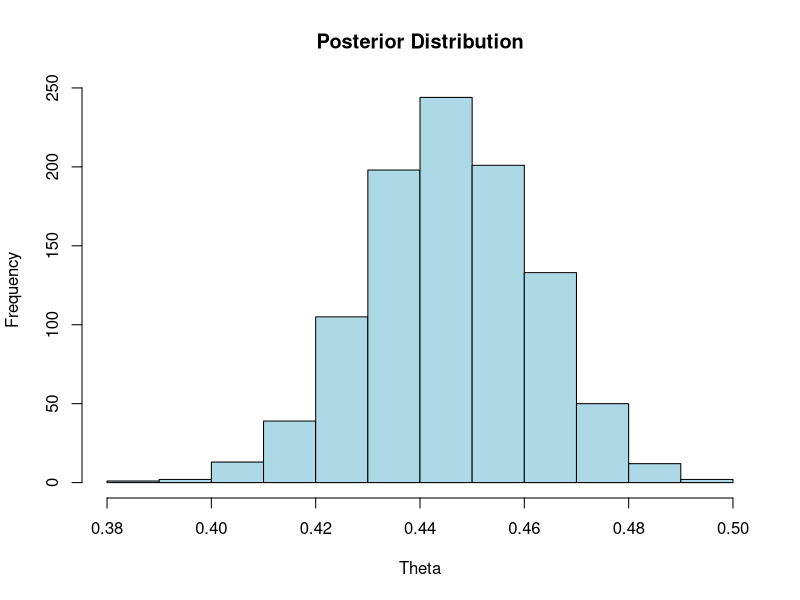

Reproduce this figure in R.
## ---- chunk 1
samples <- rbeta(1000, 438, 544)

hist(samples, main = "Posterior Distribution", xlab = "Theta", col = "lightblue", border = "black")

